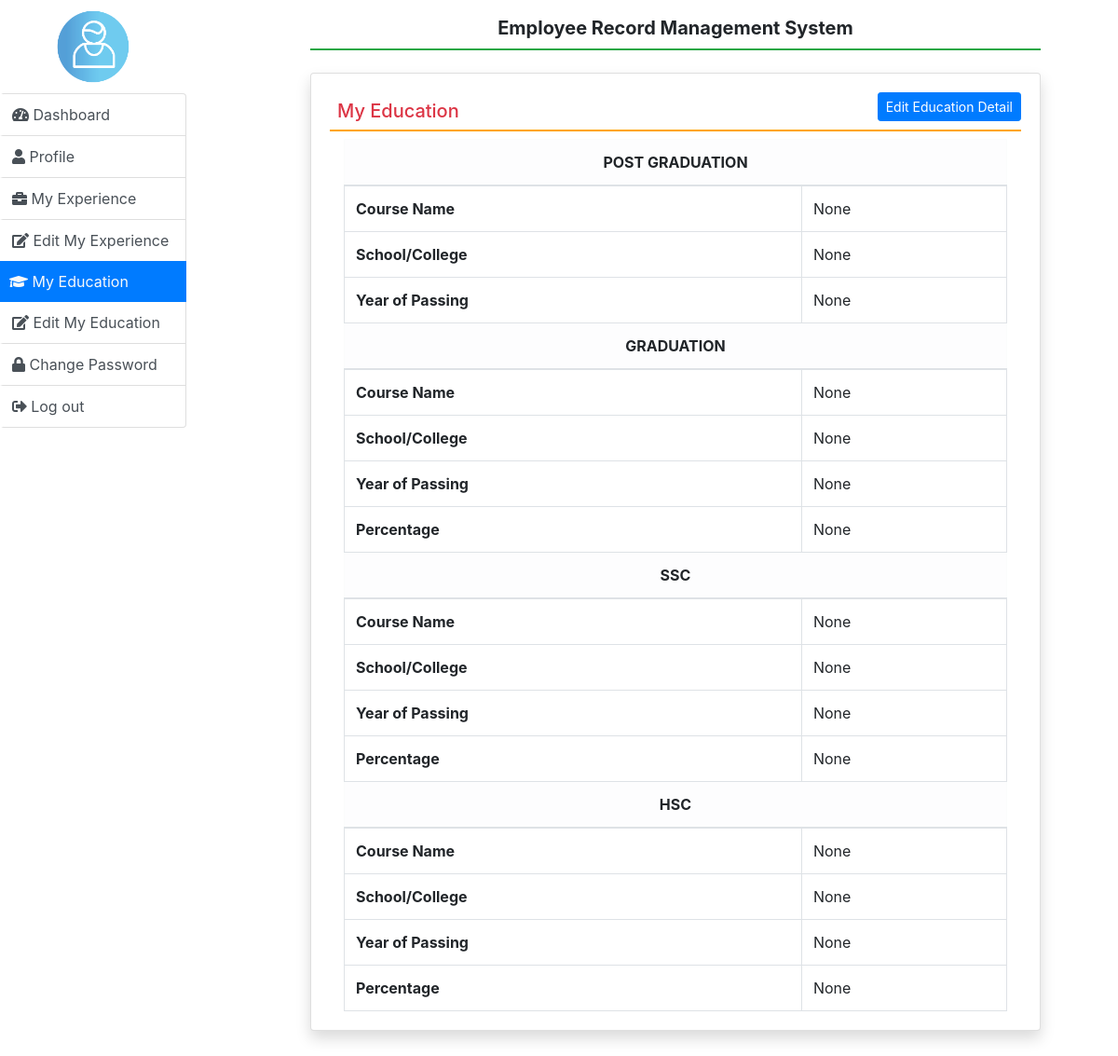
The app's page /my_education/ (signed in) with its own data.
### employee/models.py (models this page shows, shortened)
class EmployeeEducation(models.Model):
    user =models.ForeignKey(User, on_delete=models.CASCADE)
    coursepg=models.CharField(max_length=100,null=True)
    schoolclgpg=models.CharField(max_length=200,null=True)
    percentagepg=models.CharField(max_length=50,null=True)
    coursegra=models.CharField(max_length=100, null=True)
    schoolclggra=models.CharField(max_length=200,null=True)
    yearofpassingra=models.CharField(max_length=50,null=True)
    percentagera=models.CharField(max_length=50,null=True)
    coursessc=models.CharField(max_length=100, null=True)
    schoolclgssc=models.CharField(max_length=200,null=True)
    yearofpassingssc=models.CharField(max_length=50,null=True)
    percentagessc=models.CharField(max_length=50,null=True)
    coursehsc=models.CharField(max_length=100, null=True)
    schoolclghsc=models.CharField(max_length=200,null=True)
    yearofpassinghsc=models.CharField(max_length=50,null=True)
    percentagehsc=models.CharField(max_length=30,null=True)

### employee/views.py (the view)
# urls.py: path('my_education/',views.my_education, name="my_education"),
def my_education(request):
    error = ""
    user=request.user
    education= EmployeeEducation.objects.get(user=user)
    context ={
        'error ' : error ,
        'education' : education,
    }
    return render(request, 'my_education.html', context)

### employee/templates/my_education.html
{% extends 'emp_base.html' %}
{% block content %}
<div class="card shadow m-2">
    <div class="card-body">
        <a href="{% url 'edit_my_education' %}" class="btn btn-primary float-right btn-sm mb-3">Edit Education Detail</a>
        <h5 class="p-2 text-danger" style="border-bottom: 2px solid orange">My Education</h5>
        <div class="container-fluid">
            <table class="table table-bordered table-hover">
                <thead class="table-light">
                    <tr>
                        <th colspan="2" class="text-center text-uppercase font-weight-bold">Post Graduation</th>
                    </tr>
                </thead>
                <tr>
                    <th>Course Name</th>
                    <td>{{ education.coursepg }}</td>
                </tr>
                <tr>
                    <th>School/College</th>
                    <td>{{ education.schoolclgpg }}</td>
                </tr>
                <tr>
                    <th>Year of Passing</th>
                    <td>{{ education.percentagepg }}</td>
                </tr>
                <thead class="table-light">
                    <tr>
                        <th colspan="2" class="text-center text-uppercase font-weight-bold">Graduation</th>
                    </tr>
                </thead>
                <tr>
                    <th>Course Name</th>
                    <td>{{ education.coursegra }}</td>
                </tr>
                <tr>
                    <th>School/College</th>
                    <td>{{ education.schoolclggra }}</td>
                </tr>
                <tr>
                    <th>Year of Passing</th>
                    <td>{{ education.yearofpassingra }}</td>
                </tr>
                <tr>
                    <th>Percentage</th>
                    <td>{{ education.percentagera }}</td>
                </tr>
                <thead class="table-light">
                    <tr>
                        <th colspan="2" class="text-center text-uppercase font-weight-bold">SSC</th>
                    </tr>
                </thead>
                <tr>
                    <th>Course Name</th>
                    <td>{{ education.coursessc }}</td>
                </tr>
                <tr>
                    <th>School/College</th>
                    <td>{{ education.schoolclgssc }}</td>
                </tr>
                <tr>
                    <th>Year of Passing</th>
                    <td>{{ education.yearofpassingssc }}</td>
                </tr>
                <tr>
                    <th>Percentage</th>
                    <td>{{ education.percentagessc }}</td>
                </tr>
                <thead class="table-light">
                    <tr>
                        <th colspan="2" class="text-center text-uppercase font-weight-bold">HSC</th>
                    </tr>
                </thead>
                <tr>
                    <th>Course Name</th>
                    <td>{{ education.coursehsc }}</td>
                </tr>
                <tr>
                    <th>School/College</th>
                    <td>{{ education.schoolclghsc }}</td>
                </tr>
                <tr>
                    <th>Year of Passing</th>
                    <td>{{ education.yearofpassinghsc }}</td>
                </tr>
                <tr>
                    <th>Percentage</th>
                    <td>{{ education.percentagehsc }}</td>
                </tr>
            </table>
        </div>
    </div>
</div>
{% endblock %}

### employee/templates/emp_base.html (style rules this page uses)
.card-body { max-height: 80vh; overflow-y: auto; }

### records on screen
EmployeeEducation: coursepg "None", schoolclgpg "None", percentagepg "None", coursegra "None", schoolclggra "None", yearofpassingra "None", percentagera "None", coursessc "None", schoolclgssc "None", yearofpassingssc "None", percentagessc "None", coursehsc "None", schoolclghsc "None", yearofpassinghsc "None", percentagehsc "None"
